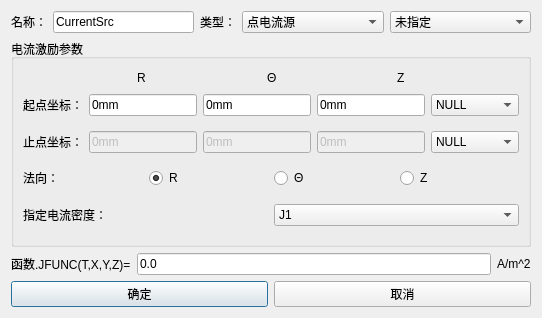
<?xml version="1.0" encoding="UTF-8"?>
<ui version="4.0">
 <class>Dialog_ExpDlg</class>
 <widget class="QDialog" name="Dialog_ExpDlg">
  <property name="windowModality">
   <enum>Qt::ApplicationModal</enum>
  </property>
  <property name="geometry">
   <rect>
    <x>0</x>
    <y>0</y>
    <width>542</width>
    <height>318</height>
   </rect>
  </property>
  <property name="minimumSize">
   <size>
    <width>0</width>
    <height>0</height>
   </size>
  </property>
  <property name="maximumSize">
   <size>
    <width>16777215</width>
    <height>16777215</height>
   </size>
  </property>
  <property name="windowTitle">
   <string>空间电流源</string>
  </property>
  <layout class="QGridLayout" name="gridLayout">
   <item row="4" column="0">
    <layout class="QHBoxLayout" name="horizontalLayout_6">
     <item>
      <widget class="QLabel" name="label_3">
       <property name="text">
        <string>函数.JFUNC(T,X,Y,Z)=</string>
       </property>
      </widget>
     </item>
     <item>
      <widget class="QLineEdit" name="LineEdit_JFunc">
       <property name="enabled">
        <bool>true</bool>
       </property>
       <property name="text">
        <string>0.0</string>
       </property>
      </widget>
     </item>
     <item>
      <widget class="QLabel" name="label_4">
       <property name="text">
        <string>A/m^2</string>
       </property>
      </widget>
     </item>
    </layout>
   </item>
   <item row="2" column="0">
    <widget class="QGroupBox" name="groupBox_Port">
     <property name="title">
      <string>电流激励参数</string>
     </property>
     <layout class="QGridLayout" name="gridLayout_2">
      <item row="7" column="0">
       <layout class="QHBoxLayout" name="horizontalLayout_4">
        <item>
         <widget class="QLabel" name="label_2">
          <property name="text">
           <string>指定电流密度：</string>
          </property>
         </widget>
        </item>
        <item>
         <widget class="StyledComboBox" name="ComboBox_Current">
          <item>
           <property name="text">
            <string>J1</string>
           </property>
          </item>
          <item>
           <property name="text">
            <string>J2</string>
           </property>
          </item>
          <item>
           <property name="text">
            <string>J3</string>
           </property>
          </item>
         </widget>
        </item>
       </layout>
      </item>
      <item row="0" column="0">
       <layout class="QHBoxLayout" name="horizontalLayout_9">
        <item>
         <spacer name="horizontalSpacer">
          <property name="orientation">
           <enum>Qt::Horizontal</enum>
          </property>
          <property name="sizeHint" stdset="0">
           <size>
            <width>40</width>
            <height>20</height>
           </size>
          </property>
         </spacer>
        </item>
        <item>
         <widget class="QLabel" name="label_X">
          <property name="text">
           <string>R</string>
          </property>
         </widget>
        </item>
        <item>
         <spacer name="horizontalSpacer_2">
          <property name="orientation">
           <enum>Qt::Horizontal</enum>
          </property>
          <property name="sizeHint" stdset="0">
           <size>
            <width>40</width>
            <height>20</height>
           </size>
          </property>
         </spacer>
        </item>
        <item>
         <widget class="QLabel" name="label_Y">
          <property name="text">
           <string>Θ</string>
          </property>
         </widget>
        </item>
        <item>
         <spacer name="horizontalSpacer_3">
          <property name="orientation">
           <enum>Qt::Horizontal</enum>
          </property>
          <property name="sizeHint" stdset="0">
           <size>
            <width>40</width>
            <height>20</height>
           </size>
          </property>
         </spacer>
        </item>
        <item>
         <widget class="QLabel" name="label_Z">
          <property name="text">
           <string>Z</string>
          </property>
         </widget>
        </item>
        <item>
         <spacer name="horizontalSpacer_4">
          <property name="orientation">
           <enum>Qt::Horizontal</enum>
          </property>
          <property name="sizeHint" stdset="0">
           <size>
            <width>40</width>
            <height>20</height>
           </size>
          </property>
         </spacer>
        </item>
       </layout>
      </item>
      <item row="5" column="0">
       <layout class="QHBoxLayout" name="horizontalLayout_2">
        <item>
         <widget class="QLabel" name="label">
          <property name="text">
           <string>法向：</string>
          </property>
         </widget>
        </item>
        <item>
         <widget class="QRadioButton" name="radioButton_x">
          <property name="text">
           <string>R</string>
          </property>
          <property name="checked">
           <bool>true</bool>
          </property>
         </widget>
        </item>
        <item>
         <widget class="QRadioButton" name="radioButton_y">
          <property name="text">
           <string>Θ</string>
          </property>
         </widget>
        </item>
        <item>
         <widget class="QRadioButton" name="radioButton_z">
          <property name="text">
           <string>Z</string>
          </property>
         </widget>
        </item>
       </layout>
      </item>
      <item row="1" column="0">
       <layout class="QHBoxLayout" name="horizontalLayout_start">
        <item>
         <widget class="QLabel" name="label_start">
          <property name="text">
           <string>起点坐标：</string>
          </property>
         </widget>
        </item>
        <item>
         <widget class="QLineEdit" name="LineEdit_start_x">
          <property name="text">
           <string>0mm</string>
          </property>
         </widget>
        </item>
        <item>
         <widget class="QLineEdit" name="LineEdit_start_y">
          <property name="text">
           <string>0mm</string>
          </property>
         </widget>
        </item>
        <item>
         <widget class="QLineEdit" name="LineEdit_start_z">
          <property name="text">
           <string>0mm</string>
          </property>
         </widget>
        </item>
        <item>
         <widget class="StyledComboBox" name="ComboBox_start">
          <property name="sizePolicy">
           <sizepolicy hsizetype="Expanding" vsizetype="Fixed">
            <horstretch>0</horstretch>
            <verstretch>0</verstretch>
           </sizepolicy>
          </property>
          <item>
           <property name="text">
            <string>NULL</string>
           </property>
          </item>
         </widget>
        </item>
       </layout>
      </item>
      <item row="3" column="0">
       <layout class="QHBoxLayout" name="horizontalLayout_end">
        <item>
         <widget class="QLabel" name="label_end">
          <property name="text">
           <string>止点坐标：</string>
          </property>
         </widget>
        </item>
        <item>
         <widget class="QLineEdit" name="LineEdit_end_x">
          <property name="enabled">
           <bool>false</bool>
          </property>
          <property name="text">
           <string>0mm</string>
          </property>
         </widget>
        </item>
        <item>
         <widget class="QLineEdit" name="LineEdit_end_y">
          <property name="enabled">
           <bool>false</bool>
          </property>
          <property name="text">
           <string>0mm</string>
          </property>
         </widget>
        </item>
        <item>
         <widget class="QLineEdit" name="LineEdit_end_z">
          <property name="enabled">
           <bool>false</bool>
          </property>
          <property name="text">
           <string>0mm</string>
          </property>
         </widget>
        </item>
        <item>
         <widget class="StyledComboBox" name="ComboBox_end">
          <property name="sizePolicy">
           <sizepolicy hsizetype="Expanding" vsizetype="Fixed">
            <horstretch>0</horstretch>
            <verstretch>0</verstretch>
           </sizepolicy>
          </property>
          <item>
           <property name="text">
            <string>NULL</string>
           </property>
          </item>
         </widget>
        </item>
       </layout>
      </item>
      <item row="8" column="0">
       <spacer name="verticalSpacer_7">
        <property name="orientation">
         <enum>Qt::Vertical</enum>
        </property>
        <property name="sizeHint" stdset="0">
         <size>
          <width>20</width>
          <height>40</height>
         </size>
        </property>
       </spacer>
      </item>
      <item row="6" column="0">
       <spacer name="verticalSpacer_6">
        <property name="orientation">
         <enum>Qt::Vertical</enum>
        </property>
        <property name="sizeHint" stdset="0">
         <size>
          <width>20</width>
          <height>40</height>
         </size>
        </property>
       </spacer>
      </item>
      <item row="2" column="0">
       <spacer name="verticalSpacer_4">
        <property name="orientation">
         <enum>Qt::Vertical</enum>
        </property>
        <property name="sizeHint" stdset="0">
         <size>
          <width>20</width>
          <height>40</height>
         </size>
        </property>
       </spacer>
      </item>
      <item row="4" column="0">
       <spacer name="verticalSpacer_5">
        <property name="orientation">
         <enum>Qt::Vertical</enum>
        </property>
        <property name="sizeHint" stdset="0">
         <size>
          <width>20</width>
          <height>40</height>
         </size>
        </property>
       </spacer>
      </item>
     </layout>
    </widget>
   </item>
   <item row="6" column="0">
    <layout class="QHBoxLayout" name="horizontalLayout_10">
     <item>
      <widget class="QPushButton" name="pb_ok">
       <property name="text">
        <string>确定</string>
       </property>
      </widget>
     </item>
     <item>
      <widget class="QPushButton" name="pb_cancel">
       <property name="text">
        <string>取消</string>
       </property>
      </widget>
     </item>
    </layout>
   </item>
   <item row="0" column="0">
    <layout class="QHBoxLayout" name="horizontalLayout">
     <item>
      <widget class="QLabel" name="Label_Name">
       <property name="sizePolicy">
        <sizepolicy hsizetype="Fixed" vsizetype="Preferred">
         <horstretch>0</horstretch>
         <verstretch>0</verstretch>
        </sizepolicy>
       </property>
       <property name="text">
        <string>名称：</string>
       </property>
      </widget>
     </item>
     <item>
      <widget class="QLineEdit" name="LineEdit_Name">
       <property name="sizePolicy">
        <sizepolicy hsizetype="Preferred" vsizetype="Fixed">
         <horstretch>0</horstretch>
         <verstretch>0</verstretch>
        </sizepolicy>
       </property>
       <property name="text">
        <string>CurrentSrc</string>
       </property>
      </widget>
     </item>
     <item>
      <widget class="QLabel" name="Label_Shadow">
       <property name="sizePolicy">
        <sizepolicy hsizetype="Fixed" vsizetype="Preferred">
         <horstretch>0</horstretch>
         <verstretch>0</verstretch>
        </sizepolicy>
       </property>
       <property name="text">
        <string>类型：</string>
       </property>
      </widget>
     </item>
     <item>
      <widget class="StyledComboBox" name="ComboBox_Shadow">
       <property name="enabled">
        <bool>true</bool>
       </property>
       <property name="maximumSize">
        <size>
         <width>16777215</width>
         <height>16777215</height>
        </size>
       </property>
       <property name="editable">
        <bool>false</bool>
       </property>
       <item>
        <property name="text">
         <string>点电流源</string>
        </property>
       </item>
       <item>
        <property name="text">
         <string>线电流源</string>
        </property>
       </item>
       <item>
        <property name="text">
         <string>面电流源</string>
        </property>
       </item>
       <item>
        <property name="text">
         <string>体电流源</string>
        </property>
       </item>
      </widget>
     </item>
     <item>
      <widget class="QComboBox" name="comboBox">
       <item>
        <property name="text">
         <string>未指定</string>
        </property>
       </item>
      </widget>
     </item>
    </layout>
   </item>
   <item row="3" column="0">
    <spacer name="verticalSpacer_8">
     <property name="orientation">
      <enum>Qt::Vertical</enum>
     </property>
     <property name="sizeHint" stdset="0">
      <size>
       <width>20</width>
       <height>40</height>
      </size>
     </property>
    </spacer>
   </item>
   <item row="5" column="0">
    <spacer name="verticalSpacer_9">
     <property name="orientation">
      <enum>Qt::Vertical</enum>
     </property>
     <property name="sizeHint" stdset="0">
      <size>
       <width>20</width>
       <height>40</height>
      </size>
     </property>
    </spacer>
   </item>
   <item row="1" column="0">
    <spacer name="verticalSpacer">
     <property name="orientation">
      <enum>Qt::Vertical</enum>
     </property>
     <property name="sizeHint" stdset="0">
      <size>
       <width>20</width>
       <height>40</height>
      </size>
     </property>
    </spacer>
   </item>
   <item row="7" column="0">
    <spacer name="verticalSpacer_10">
     <property name="orientation">
      <enum>Qt::Vertical</enum>
     </property>
     <property name="sizeHint" stdset="0">
      <size>
       <width>20</width>
       <height>40</height>
      </size>
     </property>
    </spacer>
   </item>
  </layout>
 </widget>
 <customwidgets>
  <customwidget>
   <class>StyledComboBox</class>
   <extends>QComboBox</extends>
   <header>StyledComboBox.h</header>
  </customwidget>
 </customwidgets>
 <tabstops>
  <tabstop>pb_ok</tabstop>
  <tabstop>pb_cancel</tabstop>
  <tabstop>LineEdit_Name</tabstop>
  <tabstop>ComboBox_Shadow</tabstop>
  <tabstop>comboBox</tabstop>
  <tabstop>LineEdit_start_x</tabstop>
  <tabstop>LineEdit_start_y</tabstop>
  <tabstop>LineEdit_start_z</tabstop>
  <tabstop>ComboBox_start</tabstop>
  <tabstop>LineEdit_end_x</tabstop>
  <tabstop>LineEdit_end_y</tabstop>
  <tabstop>LineEdit_end_z</tabstop>
  <tabstop>ComboBox_end</tabstop>
  <tabstop>radioButton_x</tabstop>
  <tabstop>radioButton_y</tabstop>
  <tabstop>radioButton_z</tabstop>
  <tabstop>ComboBox_Current</tabstop>
  <tabstop>LineEdit_JFunc</tabstop>
 </tabstops>
 <resources/>
 <connections/>
</ui>
